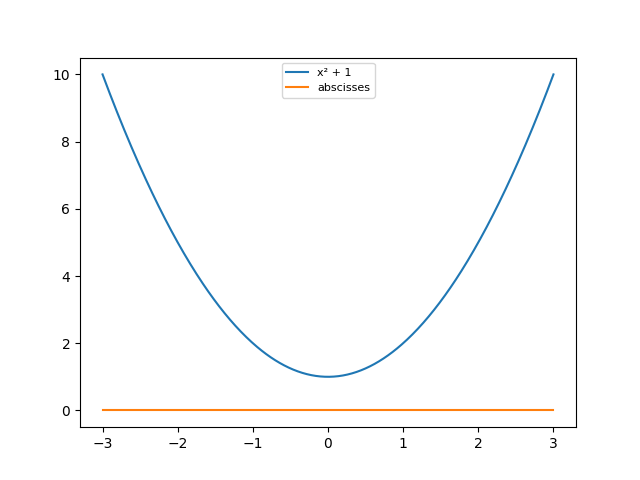

This chart was generated by the following Python code:
import numpy as np
import matplotlib.pyplot as plt
from scipy.interpolate import interp1d

x = np.arange(-3, 4)

y = x**2 + 1

z = 0*x

plt.close()

cubic_interpolation_model = interp1d(x, y, kind = "cubic")

X_=np.linspace(x.min(), x.max(), 500)
Y_=cubic_interpolation_model(X_)
Z_=interp1d(x, z, kind = "cubic")(X_)

plt.plot(X_, Y_, markersize=8, label="x² + 1")
plt.plot(X_, Z_, markersize=0, label="abscisses")

plt.legend(loc='best', fontsize=8)

plt.savefig(__file__[0:-3]+".png")
